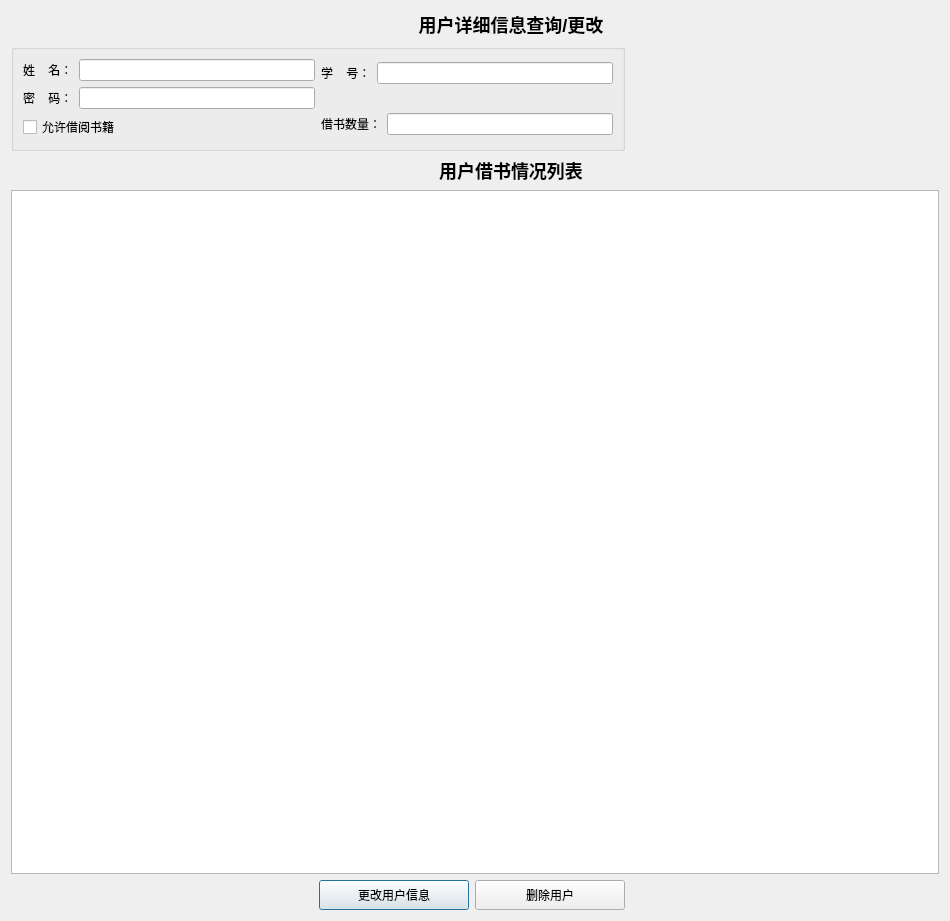
<?xml version="1.0" encoding="UTF-8"?>
<ui version="4.0">
 <class>UserDetailWindow</class>
 <widget class="QDialog" name="UserDetailWindow">
  <property name="geometry">
   <rect>
    <x>0</x>
    <y>0</y>
    <width>950</width>
    <height>921</height>
   </rect>
  </property>
  <property name="minimumSize">
   <size>
    <width>950</width>
    <height>921</height>
   </size>
  </property>
  <property name="maximumSize">
   <size>
    <width>950</width>
    <height>921</height>
   </size>
  </property>
  <property name="windowTitle">
   <string>Dialog</string>
  </property>
  <layout class="QGridLayout" name="gridLayout_2">
   <item row="0" column="0" colspan="2">
    <spacer name="horizontalSpacer_2">
     <property name="orientation">
      <enum>Qt::Horizontal</enum>
     </property>
     <property name="sizeHint" stdset="0">
      <size>
       <width>358</width>
       <height>20</height>
      </size>
     </property>
    </spacer>
   </item>
   <item row="0" column="2" colspan="2">
    <widget class="QLabel" name="label">
     <property name="text">
      <string>&lt;html&gt;&lt;head/&gt;&lt;body&gt;&lt;p&gt;&lt;span style=&quot; font-size:x-large; font-weight:600;&quot;&gt;用户详细信息查询/更改&lt;/span&gt;&lt;/p&gt;&lt;/body&gt;&lt;/html&gt;</string>
     </property>
     <property name="alignment">
      <set>Qt::AlignCenter</set>
     </property>
    </widget>
   </item>
   <item row="0" column="4">
    <spacer name="horizontalSpacer_3">
     <property name="orientation">
      <enum>Qt::Horizontal</enum>
     </property>
     <property name="sizeHint" stdset="0">
      <size>
       <width>358</width>
       <height>20</height>
      </size>
     </property>
    </spacer>
   </item>
   <item row="1" column="0" colspan="4">
    <widget class="QGroupBox" name="groupBox">
     <property name="title">
      <string/>
     </property>
     <layout class="QGridLayout" name="gridLayout">
      <item row="0" column="0">
       <layout class="QVBoxLayout" name="verticalLayout_2">
        <item>
         <layout class="QHBoxLayout" name="horizontalLayout">
          <item>
           <widget class="QLabel" name="label_userName">
            <property name="text">
             <string>姓    名：</string>
            </property>
           </widget>
          </item>
          <item>
           <widget class="QLineEdit" name="LineEdit_userName"/>
          </item>
         </layout>
        </item>
        <item>
         <layout class="QHBoxLayout" name="horizontalLayout_2">
          <item>
           <widget class="QLabel" name="label_password">
            <property name="text">
             <string>密    码：</string>
            </property>
           </widget>
          </item>
          <item>
           <widget class="QLineEdit" name="LineEdit_password"/>
          </item>
         </layout>
        </item>
        <item>
         <layout class="QHBoxLayout" name="horizontalLayout_3">
          <item>
           <widget class="QCheckBox" name="checkBox_Pri">
            <property name="text">
             <string>允许借阅书籍</string>
            </property>
           </widget>
          </item>
         </layout>
        </item>
       </layout>
      </item>
      <item row="0" column="1">
       <layout class="QVBoxLayout" name="verticalLayout">
        <item>
         <layout class="QHBoxLayout" name="horizontalLayout_4">
          <item>
           <widget class="QLabel" name="label_userID">
            <property name="text">
             <string>学    号：</string>
            </property>
           </widget>
          </item>
          <item>
           <widget class="QLineEdit" name="LineEdit_userID"/>
          </item>
         </layout>
        </item>
        <item>
         <spacer name="horizontalSpacer">
          <property name="orientation">
           <enum>Qt::Horizontal</enum>
          </property>
          <property name="sizeHint" stdset="0">
           <size>
            <width>168</width>
            <height>20</height>
           </size>
          </property>
         </spacer>
        </item>
        <item>
         <layout class="QHBoxLayout" name="horizontalLayout_5">
          <item>
           <widget class="QLabel" name="label_password_3">
            <property name="text">
             <string>借书数量：</string>
            </property>
           </widget>
          </item>
          <item>
           <widget class="QLineEdit" name="LineEdit_booknum"/>
          </item>
         </layout>
        </item>
       </layout>
      </item>
     </layout>
    </widget>
   </item>
   <item row="1" column="4">
    <spacer name="horizontalSpacer_6">
     <property name="orientation">
      <enum>Qt::Horizontal</enum>
     </property>
     <property name="sizeHint" stdset="0">
      <size>
       <width>358</width>
       <height>20</height>
      </size>
     </property>
    </spacer>
   </item>
   <item row="2" column="0" colspan="2">
    <spacer name="horizontalSpacer_4">
     <property name="orientation">
      <enum>Qt::Horizontal</enum>
     </property>
     <property name="sizeHint" stdset="0">
      <size>
       <width>358</width>
       <height>20</height>
      </size>
     </property>
    </spacer>
   </item>
   <item row="2" column="2" colspan="2">
    <widget class="QLabel" name="label_2">
     <property name="text">
      <string>&lt;html&gt;&lt;head/&gt;&lt;body&gt;&lt;p&gt;&lt;span style=&quot; font-size:x-large; font-weight:600;&quot;&gt;用户借书情况列表&lt;/span&gt;&lt;/p&gt;&lt;/body&gt;&lt;/html&gt;</string>
     </property>
     <property name="alignment">
      <set>Qt::AlignCenter</set>
     </property>
    </widget>
   </item>
   <item row="2" column="4">
    <spacer name="horizontalSpacer_5">
     <property name="orientation">
      <enum>Qt::Horizontal</enum>
     </property>
     <property name="sizeHint" stdset="0">
      <size>
       <width>358</width>
       <height>20</height>
      </size>
     </property>
    </spacer>
   </item>
   <item row="3" column="0" colspan="5">
    <widget class="QTableWidget" name="tableWidget"/>
   </item>
   <item row="4" column="0">
    <spacer name="horizontalSpacer_7">
     <property name="orientation">
      <enum>Qt::Horizontal</enum>
     </property>
     <property name="sizeHint" stdset="0">
      <size>
       <width>297</width>
       <height>20</height>
      </size>
     </property>
    </spacer>
   </item>
   <item row="4" column="1" colspan="2">
    <widget class="QPushButton" name="Button_changeUserInfo">
     <property name="minimumSize">
      <size>
       <width>150</width>
       <height>30</height>
      </size>
     </property>
     <property name="maximumSize">
      <size>
       <width>150</width>
       <height>30</height>
      </size>
     </property>
     <property name="text">
      <string>更改用户信息</string>
     </property>
    </widget>
   </item>
   <item row="4" column="3">
    <widget class="QPushButton" name="Button_deleteUser">
     <property name="minimumSize">
      <size>
       <width>150</width>
       <height>30</height>
      </size>
     </property>
     <property name="maximumSize">
      <size>
       <width>150</width>
       <height>30</height>
      </size>
     </property>
     <property name="text">
      <string>删除用户</string>
     </property>
    </widget>
   </item>
   <item row="4" column="4">
    <spacer name="horizontalSpacer_8">
     <property name="orientation">
      <enum>Qt::Horizontal</enum>
     </property>
     <property name="sizeHint" stdset="0">
      <size>
       <width>304</width>
       <height>20</height>
      </size>
     </property>
    </spacer>
   </item>
  </layout>
 </widget>
 <resources/>
 <connections/>
</ui>
